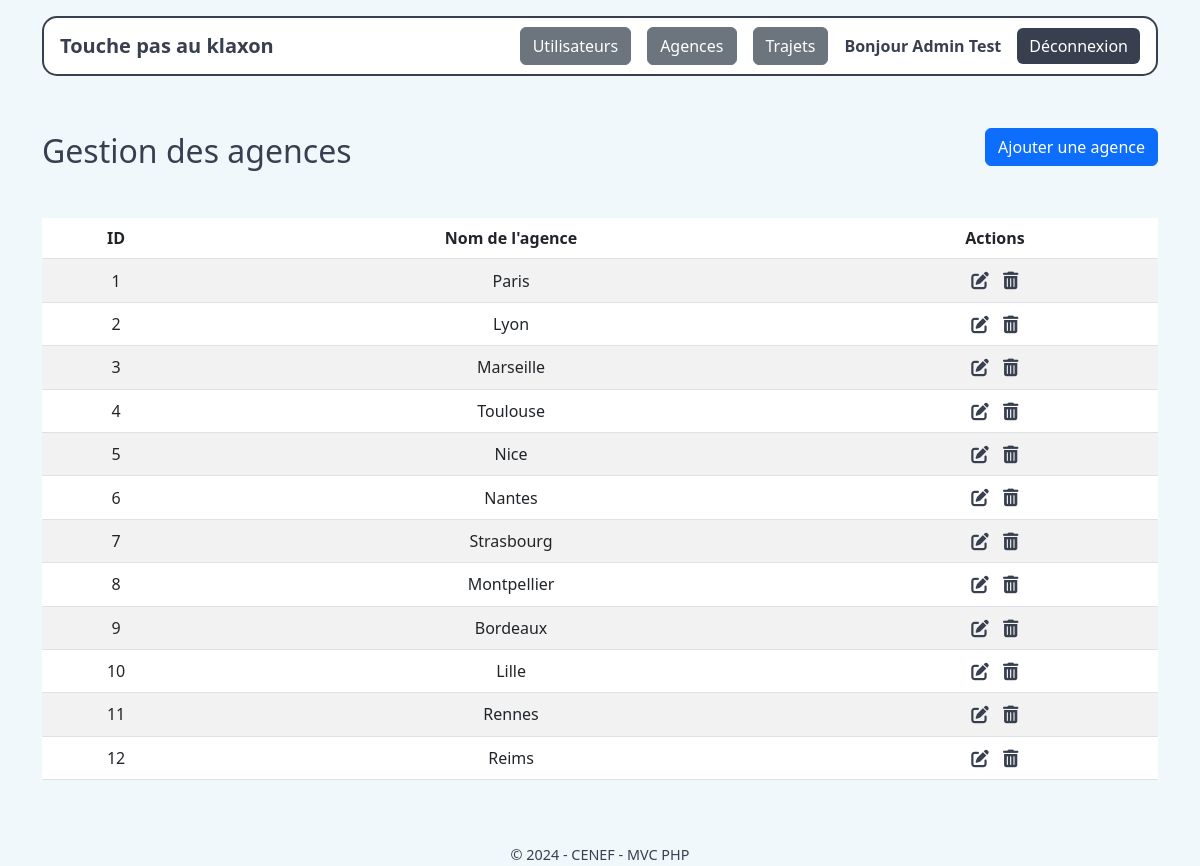
/agences (signed in), run on the app's committed database.
### tables this page shows
CREATE TABLE IF NOT EXISTS agences (
    id INT AUTO_INCREMENT PRIMARY KEY,
    nom VARCHAR(100) NOT NULL
);

### controllers/AgencesController.php (called while the page is built, shortened)
<?php
require_once(ROOT . 'models/Agence.php');
class AgencesController
{
    public function index()
    {
        $agenceModel = new Agence();
        $agences = $agenceModel->getAll();
        $data = [
            'title' => 'Gestion des agences',
            'agences' => $agences
        ];
        require_once(ROOT . 'views/agences/index.php');
    }
}

### models/Agence.php (called while the page is built, shortened)
<?php
require_once(ROOT . 'config/database.php');
class Agence
{
    private $conn;
    private $table = "agences";
    public function __construct()
    {
        $database = new Database();
        $this->conn = $database->getConnection();
    }
    public function getAll()
    {
        $query = "SELECT * FROM " . $this->table;
        $stmt = $this->conn->prepare($query);
        $stmt->execute();
        return $stmt->fetchAll(PDO::FETCH_ASSOC);
    }
}

### config/database.php (called while the page is built, shortened)
<?php
class Database
{
    private $host = "localhost";
    private $db_name = "mvc_app_db";
    private $username = "root";
    private $password = "";
    public function getConnection()
    {
        $this->conn = null;
        try {
            $this->conn = new PDO("mysql:host=" . $this->host . ";dbname=" . $this->db_name, $this->username, $this->password);
            $this->conn->exec("set names utf8");
        } catch (PDOException $exception) {
            echo "Erreur de connexion : " . $exception->getMessage();
        }
        return $this->conn;
    }
}

### views/agences/index.php (the view, shortened to what this page needs)
<!DOCTYPE html>
<html lang="fr">
<head>
    <link href="https://cdn.jsdelivr.net/npm/bootstrap@5.3.0/dist/css/bootstrap.min.css" rel="stylesheet">
    <link href="https://cdnjs.cloudflare.com/ajax/libs/font-awesome/6.0.0/css/all.min.css" rel="stylesheet">
    <link rel="stylesheet" href="<?= WEBROOT ?>assets/css/style.css">
</head>
<body>
    <div class="container">
        <nav class="navbar navbar-expand-lg navbar-custom d-flex justify-content-between align-items-center">
            <a class="navbar-brand" href="<?= WEBROOT ?>">Touche pas au klaxon</a>
            <div class="d-flex align-items-center gap-3">
                <?php if (isset($_SESSION['user'])): ?>
                    <?php if ($_SESSION['user']['role'] === 'admin'): ?>
                        <a href="<?= WEBROOT ?>users" class="btn btn-secondary">Utilisateurs</a>
                        <a href="<?= WEBROOT ?>agences" class="btn btn-secondary">Agences</a>
                        <a href="<?= WEBROOT ?>" class="btn btn-secondary">Trajets</a>
                    <?php else: ?>
                        <a href="<?= WEBROOT ?>trajet/create" class="btn btn-custom-dark">Créer un trajet</a>
                    <?php endif; ?>
                    <span class="fw-bold">Bonjour <?php echo htmlspecialchars($_SESSION['user']['prenom'] . ' ' . $_SESSION['user']['nom']); ?></span>
                    <a href="<?= WEBROOT ?>logout" class="btn btn-custom-dark">Déconnexion</a>
                <?php else: ?>
                    <a href="<?= WEBROOT ?>login" class="btn btn-custom-dark">Connexion</a>
                <?php endif; ?>
            </div>
        </nav>
        <div class="d-flex justify-content-between align-items-center my-4">
            <h2>Gestion des agences</h2>
            <a href="<?= WEBROOT ?>agences/create" class="btn btn-primary">Ajouter une agence</a>
        </div>
        <div class="table-responsive">
            <table class="table table-striped table-hover table-custom text-center">
                <thead>
                    <tr>
                        <th>ID</th>
                        <th>Nom de l'agence</th>
                        <th>Actions</th>
                    </tr>
                </thead>
                <tbody>
                    <?php if (!empty($data['agences'])): ?>
                        <?php foreach ($data['agences'] as $agence): ?>
                            <tr>
                                <td><?php echo htmlspecialchars($agence['id']); ?></td>
                                <td><?php echo htmlspecialchars($agence['nom']); ?></td>
                                <td>
                                    <a href="<?= WEBROOT ?>agences/edit/<?php echo $agence['id']; ?>" class="action-icon" title="Modifier"><i class="fas fa-edit"></i></a>
                                    <a href="<?= WEBROOT ?>agences/delete/<?php echo $agence['id']; ?>" class="action-icon" title="Supprimer" onclick="return confirm('Êtes-vous sûr de vouloir supprimer cette agence ?');"><i class="fas fa-trash-alt"></i></a>
                                </td>
                            </tr>
                        <?php endforeach; ?>
                    <?php else: ?>
                        <tr>
                            <td colspan="3">Aucune agence trouvée.</td>
                        </tr>
                    <?php endif; ?>
                </tbody>
            </table>
        </div>
        <footer>
            &copy; 2024 - CENEF - MVC PHP
        </footer>
    </div>
</body>
</html>

### assets/css/style.css (style rules this page uses)
:root { --color-primary: #0074c7; --color-secondary: #00497c; --color-dark: #384050; --color-light: #f1f8fc; --color-danger: #cd2c2e; --color-success: #82c864; }
body { background-color: var(--color-light); color: var(--color-dark); font-family: 'Segoe UI', Tahoma, Geneva, Verdana, sans-serif; }
.navbar-custom { background-color: #fff; border: 2px solid var(--color-dark); border-radius: 15px; padding: 0.5rem 1rem; margin-top: 1rem; }
.navbar-brand { font-weight: bold; color: var(--color-dark) !important; }
.btn-custom-dark { background-color: var(--color-dark); color: #fff; border: none; }
h2 { color: var(--color-dark); margin-top: 2rem; margin-bottom: 1.5rem; }
.table-custom thead { background-color: var(--color-dark); color: #fff; }
.table-custom th, .table-custom td { vertical-align: middle; }
.action-icon { color: var(--color-dark); margin: 0 5px; text-decoration: none; font-size: 1.1rem; }
footer { margin-top: 3rem; text-align: center; color: var(--color-dark); font-size: 0.9rem; }

### data on the page
agences: id "1", nom "Paris"
agences: id "2", nom "Lyon"
agences: id "3", nom "Marseille"
agences: id "4", nom "Toulouse"
agences: id "5", nom "Nice"
agences: id "6", nom "Nantes"
agences: id "7", nom "Strasbourg"
agences: id "8", nom "Montpellier"
agences: id "9", nom "Bordeaux"
agences: id "10", nom "Lille"
agences: id "11", nom "Rennes"
agences: id "12", nom "Reims"

### other printed values
$_SESSION['user']['prenom'] . ' ' . $_SESSION['user']['nom'] "Admin Test"
